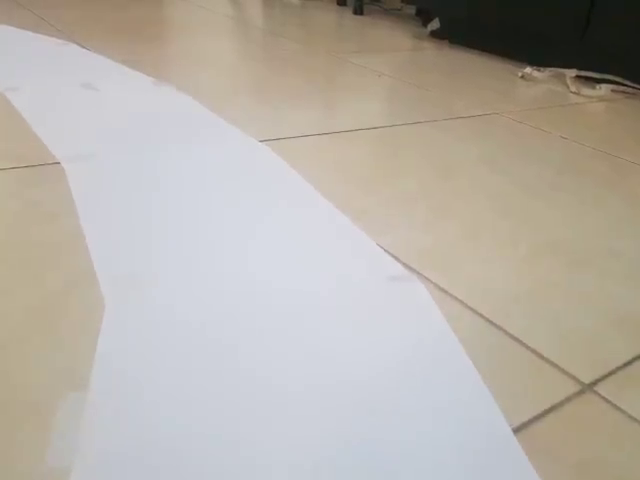
#> input picture frame 73 of lane_video.mp4, 640 x 480 px
$ python LaneDetection.py
#> lines starting #> are read from the running program, lines starting #| are printed output that depends on the picture; after the words box and inside, x2 and y2 are one past the last pixel; in counts of white or black regions, pixels touching at a corner belong together
### utils.py
import cv2
import numpy as np
import math


def thresholding(frame):
    hsv_frame = cv2.cvtColor(frame, cv2.COLOR_BGR2HSV)
    lower = np.array([80, 0, 0])
    upper = np.array([255, 160, 255])
    mask_white = cv2.inRange(hsv_frame, lower, upper)
    return mask_white


def warp(frame, points, width, height, inv=False):
    pts1 = np.float32([points])
    pts2 = np.float32([[0, 0], [width, 0], [0, height], [width, height]])
    if inv:
        matrix = cv2.getPerspectiveTransform(pts2, pts1)
    else:
        matrix = cv2.getPerspectiveTransform(pts1, pts2)
    output_frame = cv2.warpPerspective(frame, matrix, (width, height))
    return output_frame


def nothing(x):
    pass


def initialize_Trackbars(initial_trackbar_vals,w=480, h=240):
    cv2.namedWindow('Warping Points Trackbars')
    cv2.resizeWindow('Warping Points Trackbars', 360, 240)
    cv2.createTrackbar('Width Top', 'Warping Points Trackbars', initial_trackbar_vals[0], w // 2, nothing)
    cv2.createTrackbar('Height Top', 'Warping Points Trackbars', initial_trackbar_vals[1], h, nothing)
    cv2.createTrackbar('Width Bottom', 'Warping Points Trackbars', initial_trackbar_vals[2], w // 2, nothing)
    cv2.createTrackbar('Height Bottom', 'Warping Points Trackbars', initial_trackbar_vals[3], h, nothing)


def val_trackbars(w=480, h=240):
    width_top = cv2.getTrackbarPos('Width Top', 'Warping Points Trackbars')
    height_top = cv2.getTrackbarPos('Height Top', 'Warping Points Trackbars')
    width_bottom = cv2.getTrackbarPos('Width Bottom', 'Warping Points Trackbars')
    height_bottom = cv2.getTrackbarPos('Height Bottom', 'Warping Points Trackbars')
    points = np.float32([(width_top, height_top), (w - width_top, height_top),
                         (width_bottom, height_bottom), (w - width_bottom, height_bottom)])
    return points


def draw_points(frame, points):
    for i in range(4):
        cv2.circle(frame, (int(points[i][0]), int(points[i][1])), 15, (0, 255, 0), -1)
    return frame


def get_histogram(frame, min_thresh_percent=0.1, display=False, region_percentage=1, display_base_point=True):
    #car_image.resize(113,135,3)

    if region_percentage == 1:
        hist_vals = np.sum(frame, axis=0)
    else:
        hist_vals = np.sum(frame[frame.shape[0] // region_percentage:, :], axis=0)

    max_val = np.max(hist_vals)

    min_threshold = max_val * min_thresh_percent

    indices = np.where(hist_vals >= min_threshold)
    base_point = int(np.average(indices))

    if display:
        hist_img = np.zeros_like(frame)
        hist_img = cv2.cvtColor(hist_img, cv2.COLOR_GRAY2BGR)

        for i in range(480):
            intensity = hist_vals[i]
            j = i
            if i < 240:
                j = 240 - i
                intensity = hist_vals[j]

            #print(j, intensity)

            #print("start (x,y)=", i, hist_img.shape[0], "\nend (x,y)=", i, hist_img.shape[0] - intensity // 255 // region_percentage )
            if intensity != 0:
                cv2.line(hist_img, (j, hist_img.shape[0] - intensity // 255 // region_percentage), (j, hist_img.shape[0]), (255, 0, 255), 5)
                cv2.line(hist_img, (j, hist_img.shape[0] - intensity // 255 // region_percentage - 5), (j, hist_img.shape[0] - intensity // 255 // region_percentage), (255, 0, 0), 8)
                if display_base_point:
                    cv2.circle(hist_img, (base_point, hist_img.shape[0]), 20, (0, 255, 255), -1)

        return base_point, hist_img

    return base_point


def display_curve(frame, curve, fps):
    height, width, channels = frame.shape
    font = cv2.FONT_HERSHEY_SIMPLEX

    cv2.putText(frame, 'FPS:' + str(fps), (20, 50), font, 1, (255, 0, 0), 1)
    cv2.line(frame, (width // 10, int((height * 0.9))), (int(width * 0.9) - 5, int((height * 0.9))), (0, 0, 255), 3)

    for x in range(width // 10 + 2, int(width * 0.9), 25):
        cv2.line(frame, (x, int(height * 0.85)), (x, int(height * 0.95)), (0, 0, 255), 3)

    cv2.circle(frame, (width // 2, int(0.9 * height)), 6, (255, 255, 0), -1)

    cv2.arrowedLine(frame, (width // 2, int(0.9 * height)), (width // 2 + (curve * 2), int(0.9 * height)), (255, 255, 0), 5)
    cv2.putText(frame, str(curve), (width // 2 - 50, int(height * 0.9) - 15), font, 1, (255, 255, 0), 3)
    return frame


def draw_angle(frame, curve):
    roi = frame[100:165, 175:305].copy()

    cv2.circle(frame, (240, 100), 60, (0, 0, 255), 4)

    cv2.line(frame, (180, 98), (300, 98), (0, 0, 255), 4)  # horizontal
    cv2.line(frame, (240, 100), (240, 100 - 60), (0, 0, 255), 4)  # direct
    cv2.line(frame, (240, 100), (240 - 43, 100 - 43), (0, 0, 255), 2)  # -45 degrees
    cv2.line(frame, (240, 100), (240 + 43, 100 - 43), (0, 0, 255), 2)  # +45 degrees

    x_arrowed_line = int(240 + (60 * math.sin(math.radians(curve))))
    y_arrowed_line = int(100 - (60 * math.cos(math.radians(curve))))

    cv2.arrowedLine(frame, (240, 100), (x_arrowed_line, y_arrowed_line), (255, 255, 0), 2)

    frame[100:165, 175:305] = roi

    return frame


def draw_car(frame, height, base_point):
    car_image = cv2.imread('car2.png')
    car_y = car_image.shape[0]
    car_x = car_image.shape[1]
    frame[height - car_y:height - car_y + car_y, base_point - int(car_x / 2):base_point + car_x - int(car_x / 2)] = \
        car_image
    return frame

### LaneDetection.py
import numpy as np
import matplotlib.pyplot as plt
import cv2
import utils
import time

cap = cv2.VideoCapture('lane_video.mp4')
# Adjust width and height according to rasberry pi camera
width = 480
height = 240
fps = int(cap.get(cv2.CAP_PROP_FPS))
frame_counter = 0

curve_list = []
curve_list_avg_len = 10

initial_points_trackbar_values = [102, 80, 20, 214]
utils.initialize_Trackbars(initial_points_trackbar_values)


def lane_curve(frame, width, height):
    fps = int(cap.get(cv2.CAP_PROP_FPS))
    warping_points = utils.val_trackbars()

    # create frames
    threshed_frame = utils.thresholding(frame)
    warped_and_threshed_frame = utils.warp(threshed_frame, warping_points, width, height)
    frame_with_points = utils.draw_points(frame.copy(), warping_points)
    # create base point and curvature
    base_point, hist_image_quarter = utils.get_histogram(warped_and_threshed_frame, min_thresh_percent=0.5,
                                                 display=True, region_percentage=4)
    curve_avg_point, hist_image_all = utils.get_histogram(warped_and_threshed_frame, min_thresh_percent=0.9,
                                                 display=True, display_base_point=False)
    curve_raw = curve_avg_point - base_point  # curve value

    curve_list.append(curve_raw)
    if len(curve_list) > curve_list_avg_len:
        curve_list.pop(0)
    curve = sum(curve_list) // len(curve_list)
    hist_image_quarter = utils.display_curve(hist_image_quarter, curve, fps)

    # draw angle
    hist_image_all = utils.draw_angle(hist_image_all, curve)

    # display car
    hist_image_all = utils.draw_car(hist_image_all, height, base_point)

    # visualize frames

    frames_stack1 = cv2.hconcat([hist_image_quarter, hist_image_all, frame_with_points])
    frames_stack2 = cv2.hconcat([threshed_frame, warped_and_threshed_frame])

    cv2.imshow('Histogram and Original video', frames_stack1)
    cv2.imshow('Thresholding and Warping', frames_stack2)

    return warped_and_threshed_frame


while True:
    # loop video when it finishes
    frame_counter += 1
    if cap.get(cv2.CAP_PROP_FRAME_COUNT) == frame_counter:
        frame_counter = 0
        cap.set(cv2.CAP_PROP_POS_FRAMES, 0)


    ret, frame = cap.read()
#> frame is the input picture: shape (480, 640, 3); mean B, G, R 167.4, 175.7, 181.8
    #time.sleep(fps)
    frame = cv2.resize(frame, (width, height))
#> frame: shape (240, 480, 3)
    warped_and_threshed_frame = lane_curve(frame, width, height)
#> in thresholding, `hsv_frame = cv2.cvtColor(frame, cv2.COLOR_BGR2HSV)`: hsv_frame: shape (240, 480, 3); mean H, S, V 60.4, 35.7, 186.3
#> in thresholding, `mask_white = cv2.inRange(hsv_frame, lower, upper)`:
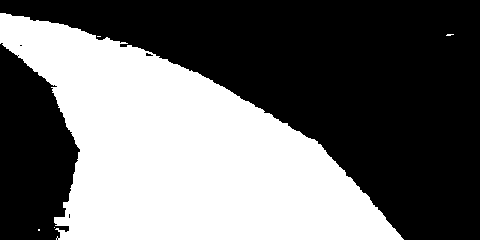
#> mask_white: shape (240, 480); 42.3% white; 5 white regions (4 under 20 px), largest, box (x1, y1, x2, y2) and area: (0, 13, 404, 240) 48717
#> after the loop in draw_points, `for i in range(4):`:
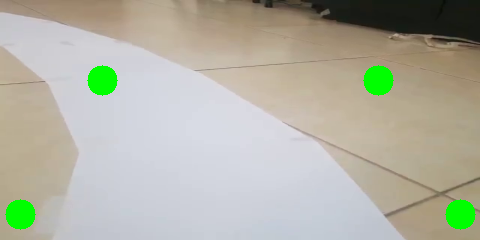
#> frame: shape (240, 480, 3); mean of channels 0, 1, 2 163.6, 177.8, 177.4; drawn as B, G, R
#> in get_histogram, `hist_vals = np.sum(frame[frame.shape[0] // region_percentage:, :], axi..`: hist_vals = 480 values, max 45900 at index 49, min 0 at index 397, mean 30620.2
#> in get_histogram, `max_val = np.max(hist_vals)`: max_val = 45900
#> in get_histogram, `min_threshold = max_val * min_thresh_percent`: min_threshold = 22950
#> in get_histogram, `base_point = int(np.average(indices))`: base_point = 188
#> in get_histogram, `hist_img = cv2.cvtColor(hist_img, cv2.COLOR_GRAY2BGR)`: hist_img: shape (240, 480, 3); every value is 0
#> after the loop in get_histogram, `for i in range(480):`:
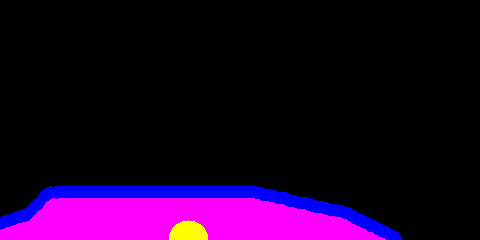
#> hist_img: shape (240, 480, 3); mean B, G, R 38.4, 1.3, 28.6
#> call 2 of get_histogram, with min_thresh_percent = 0.9, display = True, region_percentage = 1, display_base_point = False
#> in get_histogram (call 2), `hist_vals = np.sum(frame, axis=0)`: hist_vals = 480 values, max 61200 at index 49, min 0 at index 397, mean 37751.4
#> in get_histogram (call 2), `max_val = np.max(hist_vals)`: max_val = 61200
#> in get_histogram (call 2), `min_threshold = max_val * min_thresh_percent`: min_threshold = 55080
#> in get_histogram (call 2), `base_point = int(np.average(indices))`: base_point = 130
#> the loop in get_histogram (call 2), `for i in range(480):` made 480 passes
#> after the loop in get_histogram (call 2), `for i in range(480):`:
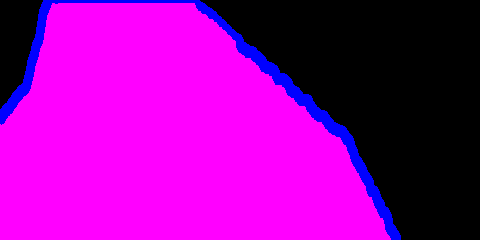
#> hist_img: shape (240, 480, 3); mean B, G, R 163.6, 0, 152.4
#> in lane_curve, `curve_raw = curve_avg_point - base_point`: curve_raw = -58
#> in display_curve, `font = cv2.FONT_HERSHEY_SIMPLEX`: font = 0
#> in display_curve, `cv2.line(frame, (width // 10, int((height * 0.9))), (int(width * 0.9) ..`: frame: shape (240, 480, 3); mean B, G, R 35.4, 1.3, 29.6
#> after the loop in display_curve, `for x in range(width // 10 + 2, int(width * 0.9), 25):`:
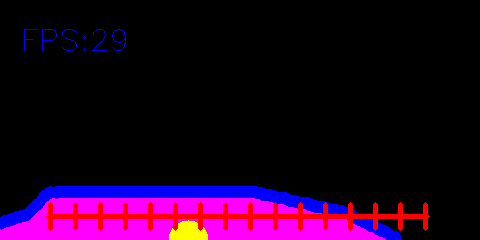
#> frame: shape (240, 480, 3); mean B, G, R 32.4, 1.2, 30.7
#> in display_curve, `cv2.circle(frame, (width // 2, int(0.9 * height)), 6, (255, 255, 0), -1)`: frame: shape (240, 480, 3); 0.1% of pixels changed, all inside (x1, y1, x2, y2) = (234, 210, 247, 223)
#> in draw_angle, `roi = frame[100:165, 175:305].copy()`:
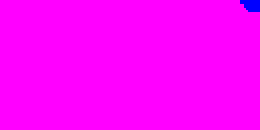
#> roi: shape (65, 130, 3) (shown 2 times larger); mean B, G, R 255, 0, 253.5
#> in draw_angle, `x_arrowed_line = int(240 + (60 * math.sin(math.radians(curve))))`: x_arrowed_line = 189
#> in draw_angle, `y_arrowed_line = int(100 - (60 * math.cos(math.radians(curve))))`: y_arrowed_line = 68
#> in draw_angle, `frame[100:165, 175:305] = roi`:
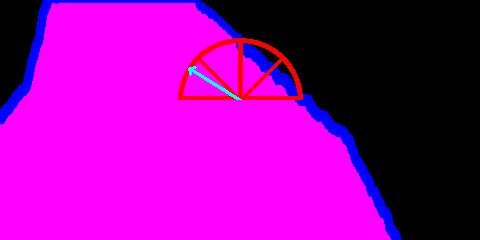
#> frame: shape (240, 480, 3); mean B, G, R 160.2, 0.5, 153.3
#> (the run stopped early here; a loop or call above may not have finished)

$ run again, starting later in the video
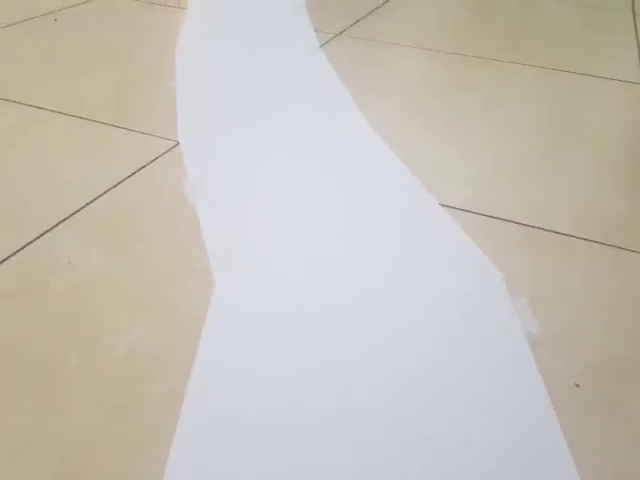
#> input picture frame 329 of lane_video.mp4, 640 x 480 px
#> frame is the input picture: shape (480, 640, 3); mean B, G, R 184.2, 192.9, 198.1
#> hsv_frame: shape (240, 480, 3); mean H, S, V 59.1, 30.5, 202.7
#> mask_white: shape (240, 480); 41.3% white; 1 white region, box (x1, y1, x2, y2) and area: (123, 0, 435, 240) 47612
#> in get_histogram, `hist_vals = np.sum(frame[frame.shape[0] // region_percentage:, :], axi..`: hist_vals = 480 values, max 45900 at index 134, min 0 at index 0, mean 28792.5
#> max_val = 45900
#> min_threshold = 22950
#> in get_histogram, `base_point = int(np.average(indices))`: base_point = 278
#> the loop in get_histogram, `for i in range(480):` made 480 passes
#> after the loop in get_histogram, `for i in range(480):`:
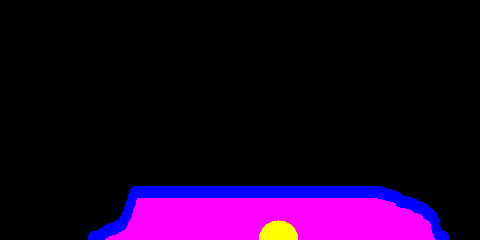
#> hist_img: shape (240, 480, 3); mean B, G, R 36, 1.3, 27
#> the loop in get_histogram (call 2), `for i in range(480):` made 480 passes
#> curve_avg_point = 246
#> curve_raw = -32
#> font = 0
#> x_arrowed_line = 208
#> y_arrowed_line = 49
#> in draw_angle, `frame[100:165, 175:305] = roi`:
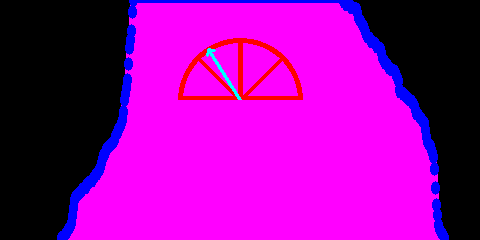
#> frame: shape (240, 480, 3); mean B, G, R 160.2, 0.5, 152

$ run again, starting later in the video
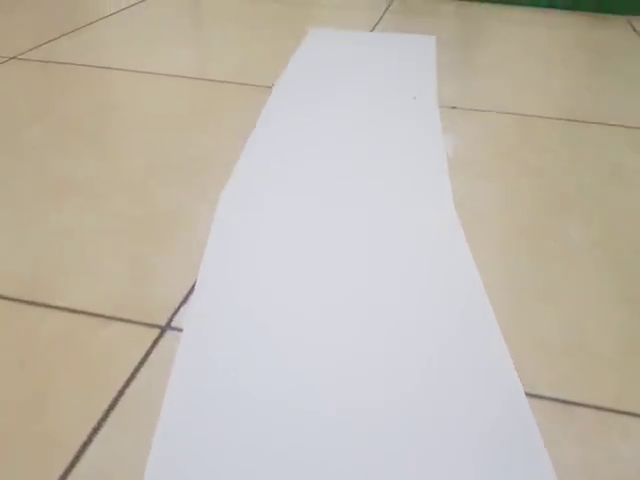
#> input picture frame 586 of lane_video.mp4, 640 x 480 px
#> frame is the input picture: shape (480, 640, 3); mean B, G, R 174.5, 185.8, 192.9
#> hsv_frame: shape (240, 480, 3); mean H, S, V 58.2, 34.5, 196.3
#> mask_white: shape (240, 480); 39% white; 2 white regions (1 under 20 px), largest, box (x1, y1, x2, y2) and area: (109, 16, 418, 240) 44883
#> in get_histogram, `hist_vals = np.sum(frame[frame.shape[0] // region_percentage:, :], axi..`: hist_vals = 480 values, max 45900 at index 122, min 0 at index 0, mean 28313.3
#> max_val = 45900
#> min_threshold = 22950
#> in get_histogram, `base_point = int(np.average(indices))`: base_point = 257
#> the loop in get_histogram, `for i in range(480):` made 480 passes
#> after the loop in get_histogram, `for i in range(480):`:
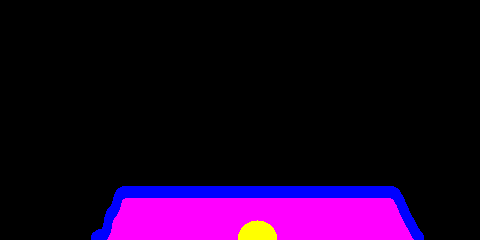
#> hist_img: shape (240, 480, 3); mean B, G, R 35.1, 1.3, 26.7
#> the loop in get_histogram (call 2), `for i in range(480):` made 480 passes
#> curve_avg_point = 266
#> curve_raw = 9
#> font = 0
#> x_arrowed_line = 249
#> y_arrowed_line = 40
#> in draw_angle, `frame[100:165, 175:305] = roi`:
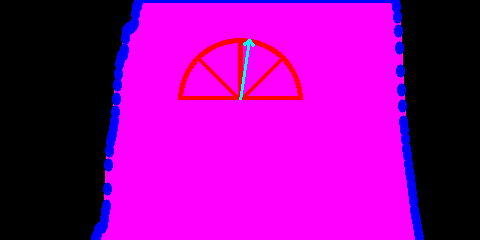
#> frame: shape (240, 480, 3); mean B, G, R 154.2, 0.5, 148.2
